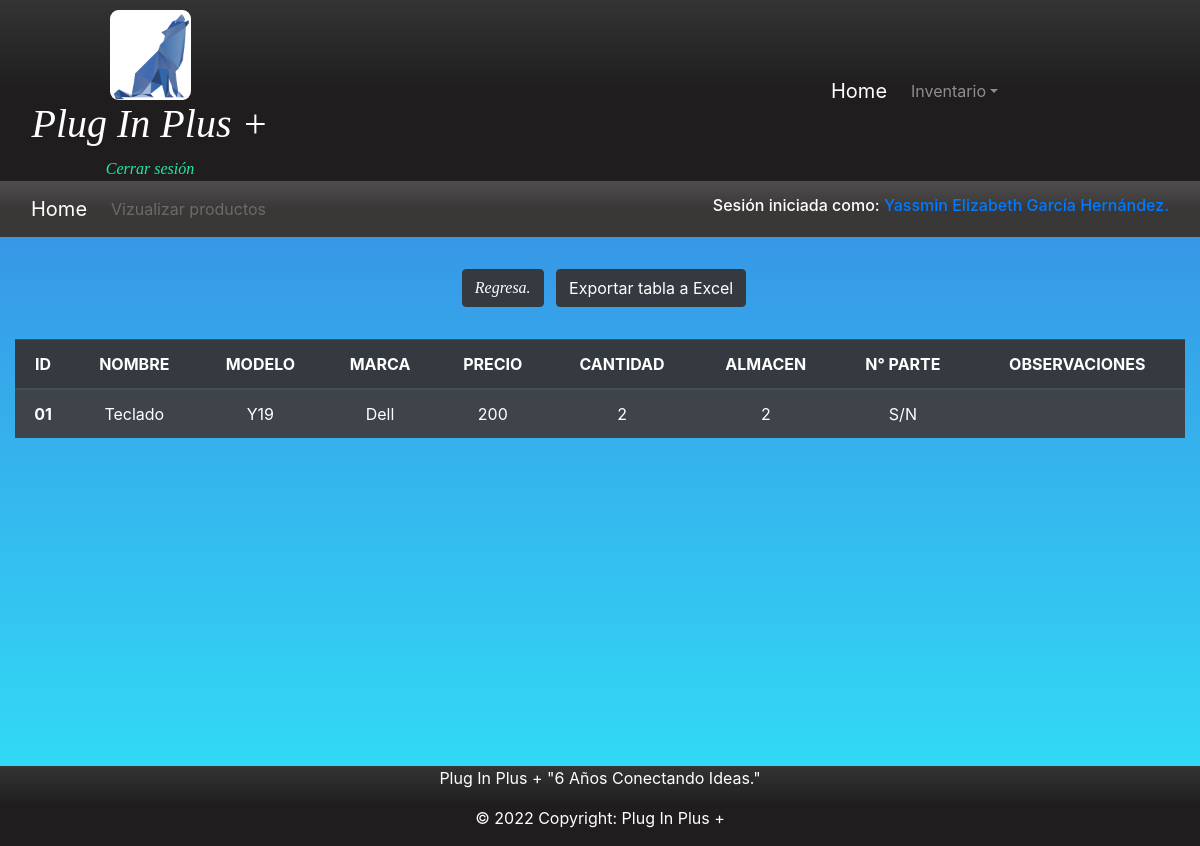
/inventario.php (signed in), run on the app's committed database.
### tables this page shows
create table productos(
id varchar(100) not null,
nombre varchar(100) not null,
modelo varchar(100) not null,
marca varchar(100) not null,
precio int not null,
cantidad int not null,
almacen varchar(100) not null,
numeroDeParte varchar(100) not null,
observaciones varchar(200) not null,
PRIMARY KEY (id));

### inventario.php (the view, shortened to what this page needs)
<?php
$conexion = conexion();
?>
<!DOCTYPE html>
<html lang="es">
<head>
	<link rel="stylesheet" href="bootstrap_4_5_3/css/bootstrap.min.css">
	<link rel="stylesheet" type="text/css" href="css/estilo_global.css">
</head>
<body  background="img/bg-1.jpg">
	<header class="container-fluid bg-n" id="header">
		<div class="row g-0">
			<div class="col-sm-6 col-md-6 col-lg-3">
				<center><a href="index.php"><img style="margin-top: 10px;border-radius: 10%;" src="img/icon.png" width="30%"></a></center>
				<h1 class="text texto">Plug In Plus +</h1>
				<center>
					<a class="login" href="cerrarSesion.php">Cerrar sesi&oacute;n</a>
				</center>
			</div>
			<div class="col-sm-6 col-md-6 col-lg-3 offset-md-5 align-self-center">
				<nav class="navbar navbar-expand-lg navbar-dark">
					<a class="navbar-brand" href="index.php">Home</a>
					<div class="collapse navbar-collapse " id="navbarSupportedContent">
						<ul class="navbar-nav mr-auto ">
							<li class="nav-item dropdown">
								<a class="nav-link dropdown-toggle" href="#marcas" id="navbarDropdown" role="button" data-toggle="dropdown" aria-haspopup="true" aria-expanded="false">Inventario</a>
							</li>
						</ul>
					</div>
				</nav>
			</div>
		</div>
	</header>
	<div class="container-fluid bg-migas fix text-aling-rigth">
		<div class="row justify-content-center">
			<div class="col-12 mr-auto">
				<nav class="navbar navbar-expand-lg navbar-dark">
					<a class="navbar-brand" href="index.php">Home</a>
					<div class="collapse navbar-collapse " id="navbarSupportedContent">
						<ul class="navbar-nav mr-auto ">
							<li class="nav-item">
								<a class="nav-link disabled">Vizualizar productos</a>
							</li>
						</ul>
					</div>
					<?php if (isset($_SESSION['rol'])) {?>
						<h6 class="text-white">Sesi&oacute;n iniciada como: <a href="perfil.php"><?php echo $_SESSION['nombreUsuario'].'.'; ?></a></h6>
					<?php } ?>
				</nav>
			</div>
		</div>
	</div>
<div class="container-fluid text-white text-center">
	<div class="row">
		<div class="col-12">
			<a type="button" class="btn btn-dark texto margin" href="inicio.php">Regresa.</a>
			<button onclick="location.href='excel.php'" type="button" class="btn btn-dark">Exportar tabla a Excel</button>
	</div>
</div>
</div>
<br/>
<div class="container-fluid">
	<div class="row.no-gutters ">
		<div class="col.no-gutters">
			<div class="table-responsive ">
				<table class="table table-striped table-dark text-center">
					<thead>
						<tr>
							<th class="align-middle" scope="col">ID</th>
							<th class="align-middle" scope="col">NOMBRE</th>
							<th class="align-middle" scope="col">MODELO</th>
							<th class="align-middle" scope="col">MARCA</th>
							<th class="align-middle" scope="col">PRECIO</th>
							<th class="align-middle" scope="col">CANTIDAD</th>
							<th class="align-middle" scope="col">ALMACEN</th>
							<th class="align-middle" scope="col">N° PARTE</th>
							<th class="align-middle" scope="col">OBSERVACIONES</th>
						</tr>
					</thead>
					<tbody>
						<?php
						$sql="SELECT * from productos"; $result=mysqli_query($conexion,$sql); while($mostrar=mysqli_fetch_array($result)){ ?>
							<tr>
								<th scope="row"><?php echo $mostrar['id'] ?></th>
								<td><?php echo $mostrar['nombre'] ?></td>
								<td><?php echo $mostrar['modelo'] ?></td>
								<td><?php echo $mostrar['marca'] ?></td>
								<td><?php echo $mostrar['precio'] ?></td>
								<td><?php echo $mostrar['cantidad'] ?></td>
								<td><?php echo $mostrar['almacen'] ?></td>
								<td><?php echo $mostrar['numeroDeParte'] ?></td>
								<td><?php echo $mostrar['observaciones'] ?></td>
							</tr>
						<?php } ?>
					</tbody>
				</table>
			</div>
		</div>
	</div>
</div>
<div class="vacio" ></div>
<footer class="container-fluid text-white text-center  bg-n">
	<div class="row">
		<div class="col-12">
			<p> Plug In Plus + "6 Años Conectando Ideas." </p>
			<p>© 2022 Copyright: Plug In Plus +</p>
		</div>
	</div>
</footer>
</body>
</html>

### css/estilo_global.css (style rules this page uses)
body { background:-webkit-linear-gradient(top,#397AE0 ,#31E3F7 100%); }
.fix { position: sticky; top: 0; z-index: 10; }
.login { text-decoration: none; font-style: oblique; font-family: cursive; color: #25E6A4; text-align: center; }
.vacio { height: 18rem; }
.margin { margin: 0.5rem; }
.texto { font-style: oblique; font-family: cursive; color: white; text-align: center; }
.bg-n { background:-webkit-linear-gradient(top,#343434 ,#1F1D1D 50%); }
.bg-migas { background:-webkit-linear-gradient(top,#4F4D4D ,#3A3737 50%); }

### data on the page
productos: id "01", nombre "Teclado", modelo "Y19", marca "Dell", precio "200", cantidad "2", almacen "2", numeroDeParte "S/N"

### other printed values
$_SESSION['nombreUsuario'] "Yassmin Elizabeth García Hernández"
